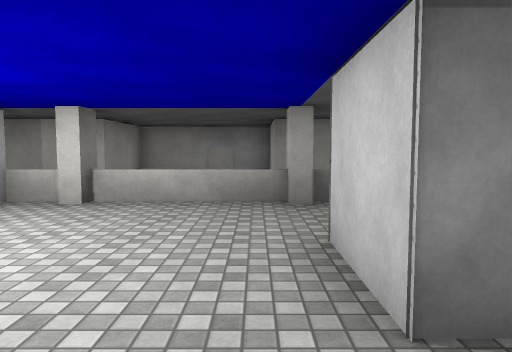
[1] (above)

16 first-person views from a walk through a Unity game level. The camera is 1.4 m above the floor, tilts 4° down and sees 70° across. The floor is counted in squares, 2 m on a side. Each view is taken from the middle of a square. On the plan, view 1 faces up. The plan holds only what a view shows up to about 11 squares ahead; the rest is blank. The place goes on beyond the plan. Surface patterns are stand-ins for the level's own textures.

[2]
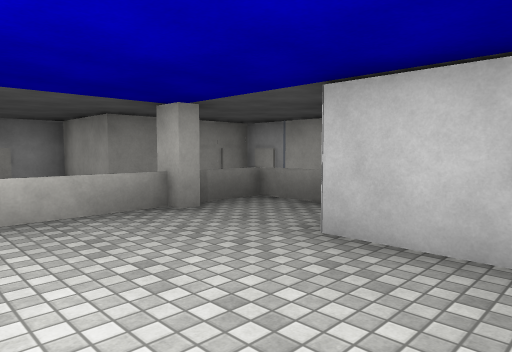

[3]
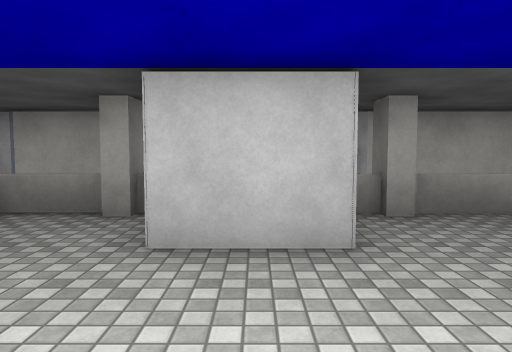

[4]
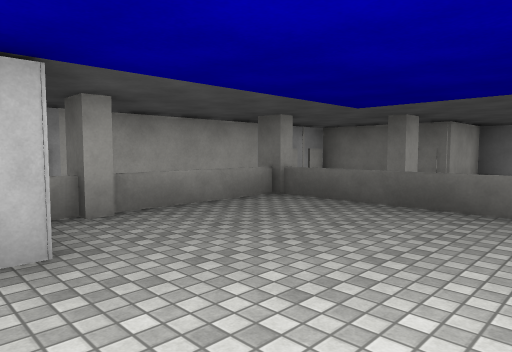

[5]
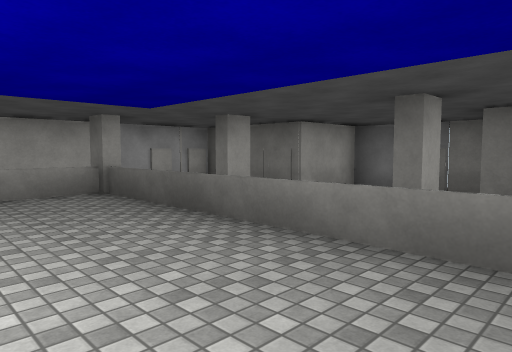

[6]
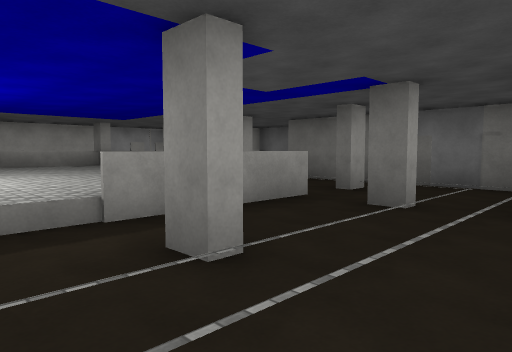

[7]
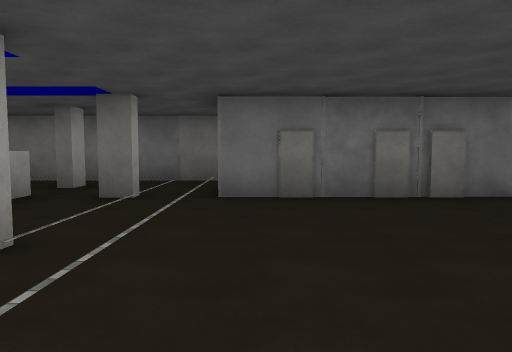

[8]
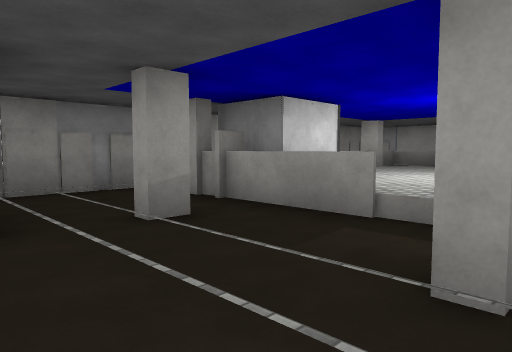

[9]
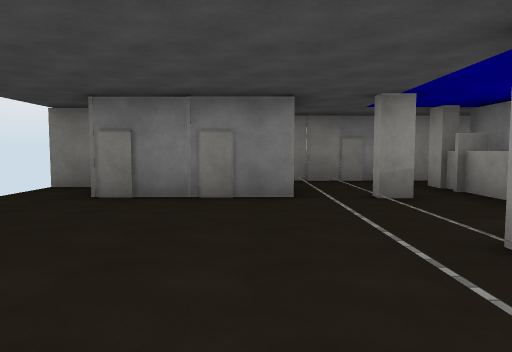

[10]
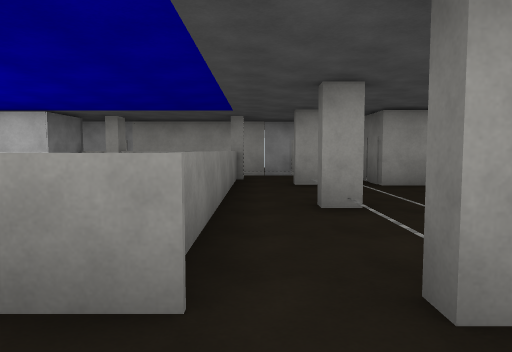

[11]
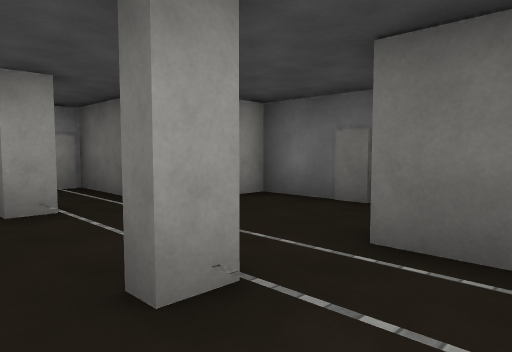

[12]
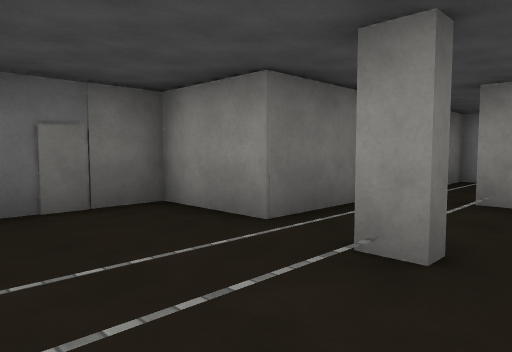

[13]
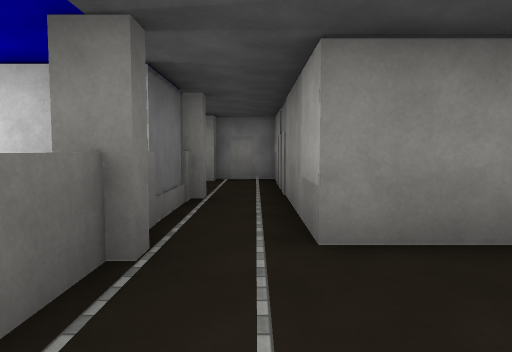

[14]
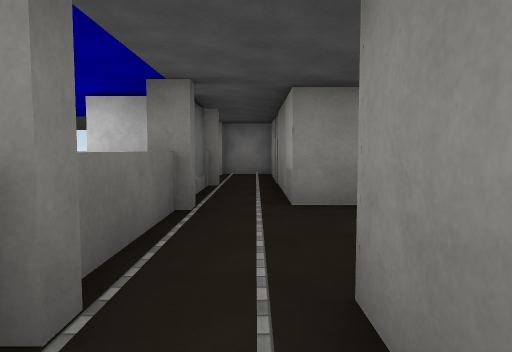

[15]
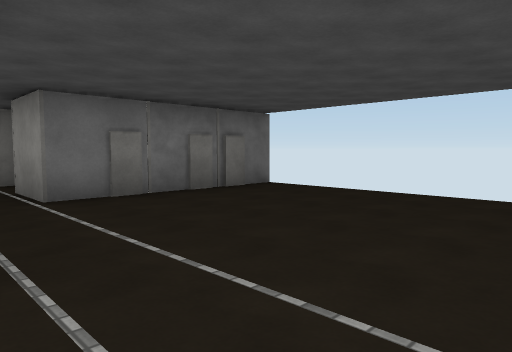

[16]
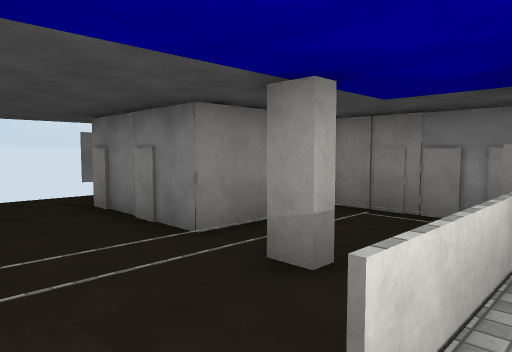

### Floor plan
Key: @ floor where view 1 was taken; # wall or solid block; x gap in a wall; . main floor; : floor 0.5 m higher than the main floor; / step, stairs or slope; = window, fence, low wall or low ledge.
Columns run from 13 left of view 1 to 4 right of it. Each row starts with its distance up from view 1.
  9           ####
  8           #.  #
  7     #######...###
  6     #///////////#
  5 #####/..##=====x#
  4  .###/#.##:::::=#
  3  ..../..=::::::##
  2  ..../..#:::::###
  1  ..../#.:::::::=##
  0  ..../..=::::@:=/#
 -1  ..../..=::::::=/#
 -2  ..../#.========/#
 -3 #####/.........//#
 -4     #///#//#//#/##
 -5     #///////////#
 -6     #######...###
 -7           #...#
 -8           #####

Positions as (right, up) in squares from view 1, and headings:
1: (0, 0), facing up
2: (-2, 1), facing up-right
3: (-2, 2), facing right
4: (-2, 2), facing down-right
5: (-4, 0), facing down-right
6: (-9, 2), facing down-right
7: (-9, 3), facing down
8: (-9, 0), facing up-right
9: (-9, -2), facing up
10: (-7, -3), facing right
11: (-4, -3), facing down-right
12: (0, -3), facing down-left
13: (0, 6), facing left
14: (2, 6), facing left
15: (-7, 3), facing down-left
16: (-5, 1), facing up-left
